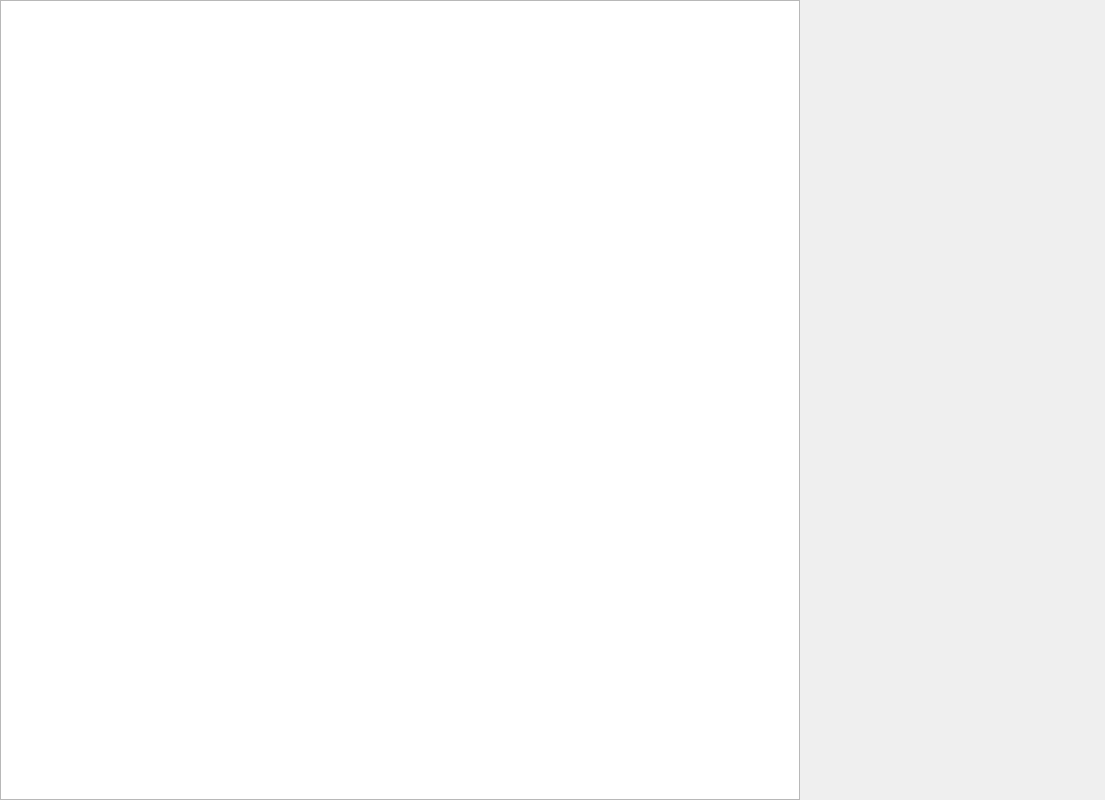
<?xml version="1.0" encoding="UTF-8"?>
<ui version="4.0">
 <class>MainWindow</class>
 <widget class="QMainWindow" name="MainWindow">
  <property name="geometry">
   <rect>
    <x>0</x>
    <y>0</y>
    <width>1105</width>
    <height>800</height>
   </rect>
  </property>
  <property name="windowTitle">
   <string>MainWindow</string>
  </property>
  <widget class="QWidget" name="centralwidget">
   <widget class="QGraphicsView" name="graphicsView">
    <property name="geometry">
     <rect>
      <x>0</x>
      <y>0</y>
      <width>800</width>
      <height>800</height>
     </rect>
    </property>
   </widget>
  </widget>
 </widget>
 <resources/>
 <connections/>
</ui>
